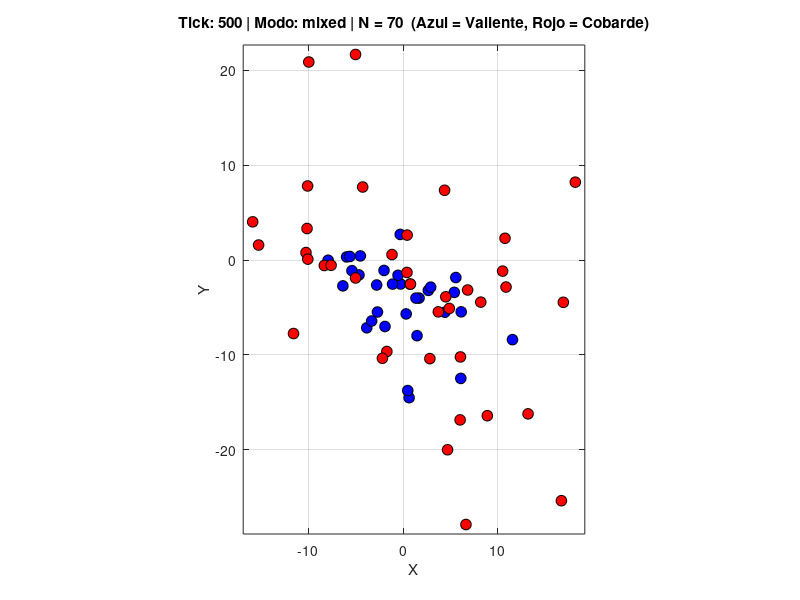

Reproduce this figure in MATLAB.
clear; clc; close all;


num_agents   = 70;         
modo         = 'mixed';    
step_size    = 0.05;     
num_ticks    = 500;      
world_size   = 10;          

x = (rand(num_agents, 1) - 0.5) * 2 * world_size;
y = (rand(num_agents, 1) - 0.5) * 2 * world_size;

switch lower(modo)
    case 'brave'
        is_brave = true(num_agents, 1);
    case 'coward'
        is_brave = false(num_agents, 1);
    case 'mixed'
        is_brave = rand(num_agents, 1) < 0.5;
    otherwise
        error('Modo no válido. Usar: brave, coward o mixed.');
end

friend = zeros(num_agents, 1);
enemy  = zeros(num_agents, 1);
for i = 1:num_agents
    posibles_amigos = setdiff(1:num_agents, i);
    friend(i) = posibles_amigos(randi(length(posibles_amigos)));
    
    posibles_enemigos = setdiff(1:num_agents, [i, friend(i)]);
    enemy(i) = posibles_enemigos(randi(length(posibles_enemigos)));
end

figure('Name', 'Modelo de Héroes y Cobardes', 'Color', 'w');

for tick = 1:num_ticks
    new_x = x;
    new_y = y;
    
    for i = 1:num_agents
        fx = x(friend(i));   fy = y(friend(i)); 
        ex = x(enemy(i));    ey = y(enemy(i));  
        
        if is_brave(i)
            target_x = (fx + ex) / 2;
            target_y = (fy + ey) / 2;
        else
            target_x = fx + (fx - ex);
            target_y = fy + (fy - ey);
        end
        
        dx = target_x - x(i);
        dy = target_y - y(i);
        dist = sqrt(dx^2 + dy^2);
        
        if dist > 1e-6
            new_x(i) = x(i) + step_size * dx / dist;
            new_y(i) = y(i) + step_size * dy / dist;
        end
    end
    
    x = new_x;
    y = new_y;

    clf;
    hold on;
    valientes = is_brave;
    cobardes  = ~is_brave;
    scatter(x(valientes), y(valientes), 60, 'b', 'filled', 'MarkerEdgeColor', 'k');
    scatter(x(cobardes),  y(cobardes),  60, 'r', 'filled', 'MarkerEdgeColor', 'k');
    
    margin = 1;
    xlim([min(x)-margin, max(x)+margin]);
    ylim([min(y)-margin, max(y)+margin]);
    axis equal;
    grid on;
    box on;
    title(sprintf('Tick: %d | Modo: %s | N = %d  (Azul = Valiente, Rojo = Cobarde)', ...
        tick, modo, num_agents));
    xlabel('X'); ylabel('Y');
    
    drawnow;
    pause(0.01);
end

fprintf('\n=== Simulación terminada ===\n');
fprintf('Modo: %s\n', modo);
fprintf('Número de agentes: %d\n', num_agents);
fprintf('Valientes: %d  |  Cobardes: %d\n', sum(is_brave), sum(~is_brave));
fprintf('Iteraciones realizadas: %d\n', num_ticks);
